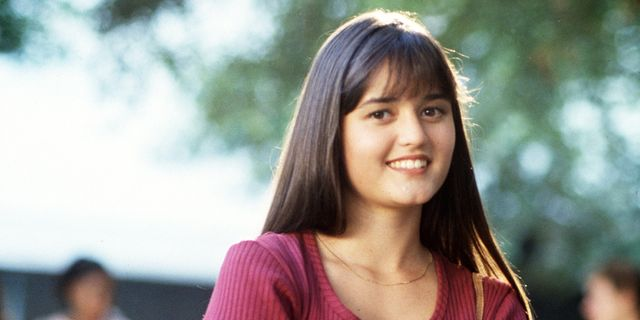
#> input picture dani1.jpg, 640 x 320 px, found by its file name
$ python HaardCascades.py
#> lines starting #> are read from the running program, lines starting #| are printed output that depends on the picture; after the words box and inside, x2 and y2 are one past the last pixel; in counts of white or black regions, pixels touching at a corner belong together
import cv2
import numpy as np

faceClassif = cv2.CascadeClassifier('haarcascade_frontalface_default.xml')

image = cv2.imread('imagenes/dani1.jpg')
#> image is the input picture: shape (320, 640, 3); mean B, G, R 148.7, 155.2, 154.7
gray = cv2.cvtColor(image, cv2.COLOR_BGR2GRAY)
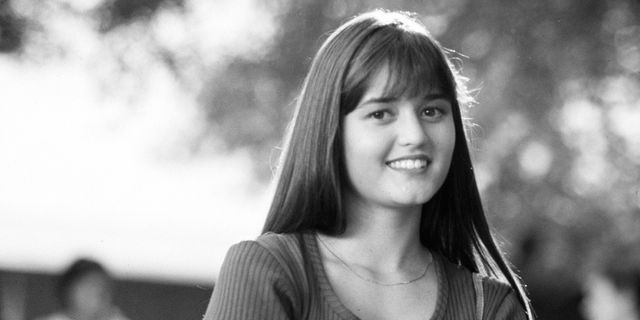
#> gray: shape (320, 640); min 1, max 255, mean 154.3

faces = faceClassif.detectMultiScale(gray,
	scaleFactor=1.1,
	minNeighbors=5,
	minSize=(30,30),
	maxSize=(200,200))
#> faces = [[338, 64, 131, 131]]

for (x,y,w,h) in faces:
	cv2.rectangle(image,(x,y),(x+w,y+h),(0,255,0),2)
#> this loop made 1 pass
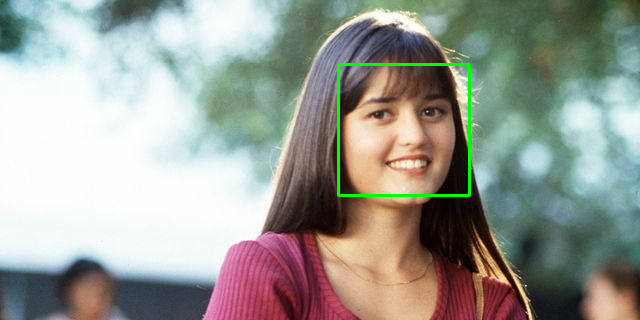
#> image: shape (320, 640, 3); 0.77% of pixels changed, all inside (x1, y1, x2, y2) = (337, 63, 471, 197)

cv2.imshow('image',image)
cv2.waitKey(0)
cv2.destroyAllWindows()

$ run again, with dani2.jpeg copied over dani1.jpg
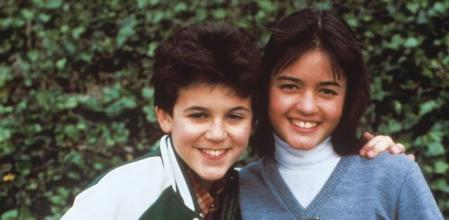
#> input picture dani2.jpeg, 449 x 220 px, found by its file name
#> image is the input picture: shape (220, 449, 3); mean B, G, R 80.5, 87.8, 92.1
#> `gray = cv2.cvtColor(image, cv2.COLOR_BGR2GRAY)`:
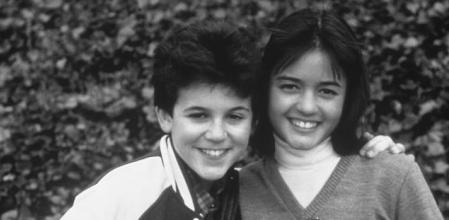
#> gray: shape (220, 449); min 15, max 254, mean 88.2
#> faces = [[167, 79, 96, 96], [261, 54, 92, 92]]
#> the loop `for (x,y,w,h) in faces:` made 2 passes
#> after the loop `for (x,y,w,h) in faces:`:
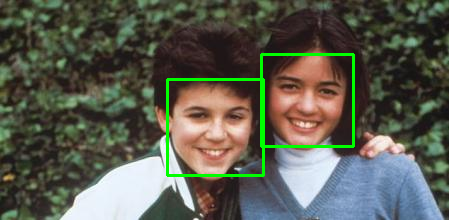
#> image: shape (220, 449, 3); 2.19% of pixels changed, all inside (x1, y1, x2, y2) = (166, 53, 355, 177)
